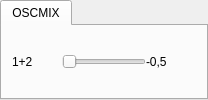
         <widget class="QTabWidget" name="tabWidgetOscmix">
          <property name="currentIndex">
           <number>0</number>
          </property>
          <widget class="QWidget" name="tabOscmix">
           <attribute name="title">
            <string>OSCMIX</string>
           </attribute>
           <layout class="QVBoxLayout" name="verticalLayout_6">
            <property name="spacing">
             <number>0</number>
            </property>
            <property name="leftMargin">
             <number>0</number>
            </property>
            <property name="topMargin">
             <number>10</number>
            </property>
            <property name="rightMargin">
             <number>0</number>
            </property>
            <property name="bottomMargin">
             <number>10</number>
            </property>
            <item>
             <layout class="QHBoxLayout" name="layoutOscmixSlider">
              <property name="leftMargin">
               <number>10</number>
              </property>
              <property name="rightMargin">
               <number>10</number>
              </property>
              <item>
               <widget class="QLabel" name="labelOscmix">
                <property name="minimumSize">
                 <size>
                  <width>50</width>
                  <height>30</height>
                 </size>
                </property>
                <property name="maximumSize">
                 <size>
                  <width>50</width>
                  <height>30</height>
                 </size>
                </property>
                <property name="text">
                 <string>1+2</string>
                </property>
               </widget>
              </item>
              <item>
               <widget class="QSlider" name="sliderOscmix">
                <property name="pageStep">
                 <number>0</number>
                </property>
                <property name="orientation">
                 <enum>Qt::Horizontal</enum>
                </property>
               </widget>
              </item>
              <item>
               <widget class="QLabel" name="labelOscmixValue">
                <property name="minimumSize">
                 <size>
                  <width>50</width>
                  <height>30</height>
                 </size>
                </property>
                <property name="maximumSize">
                 <size>
                  <width>50</width>
                  <height>30</height>
                 </size>
                </property>
                <property name="text">
                 <string>-0,5</string>
                </property>
               </widget>
              </item>
             </layout>
            </item>
           </layout>
          </widget>
         </widget>
